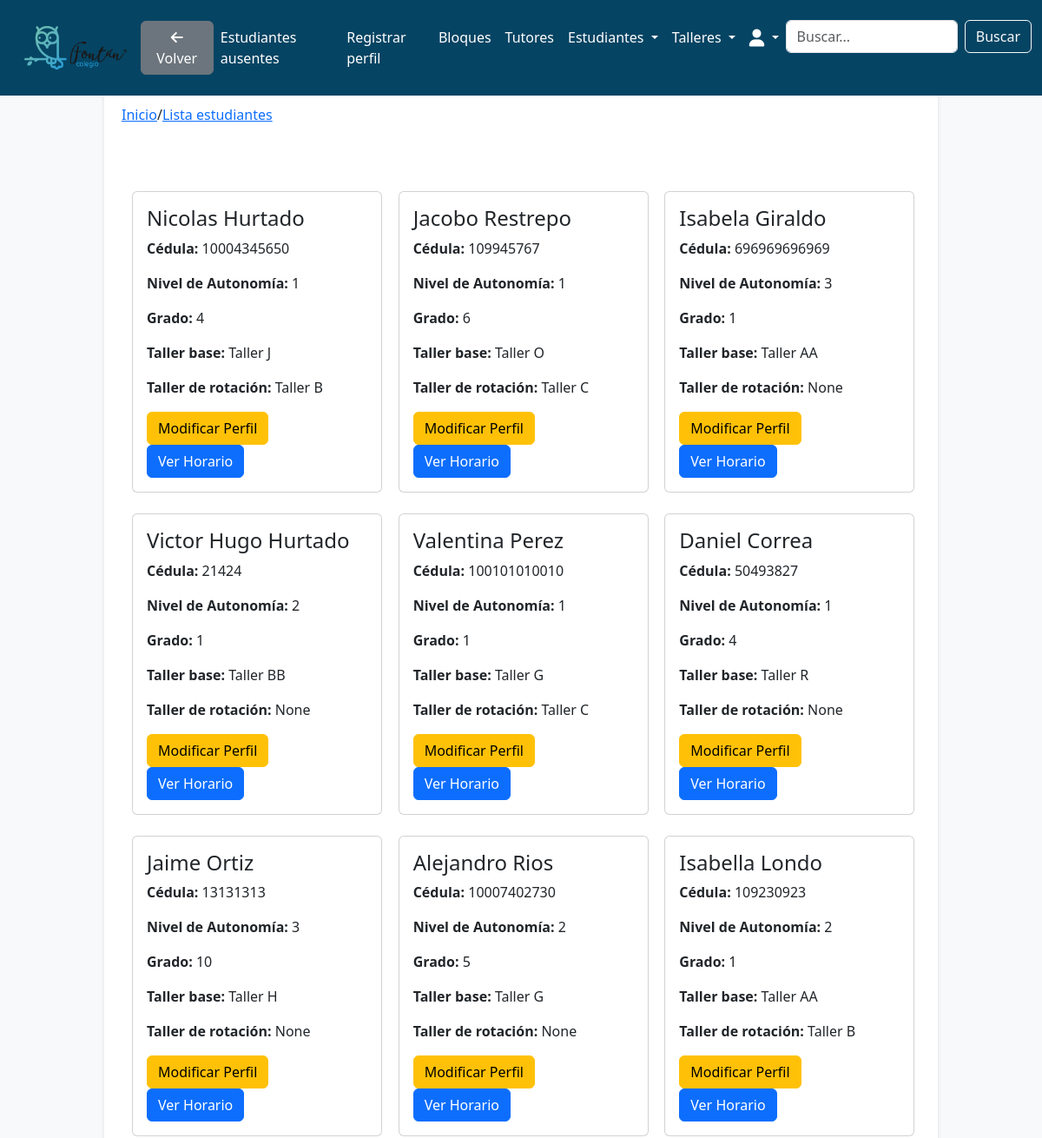
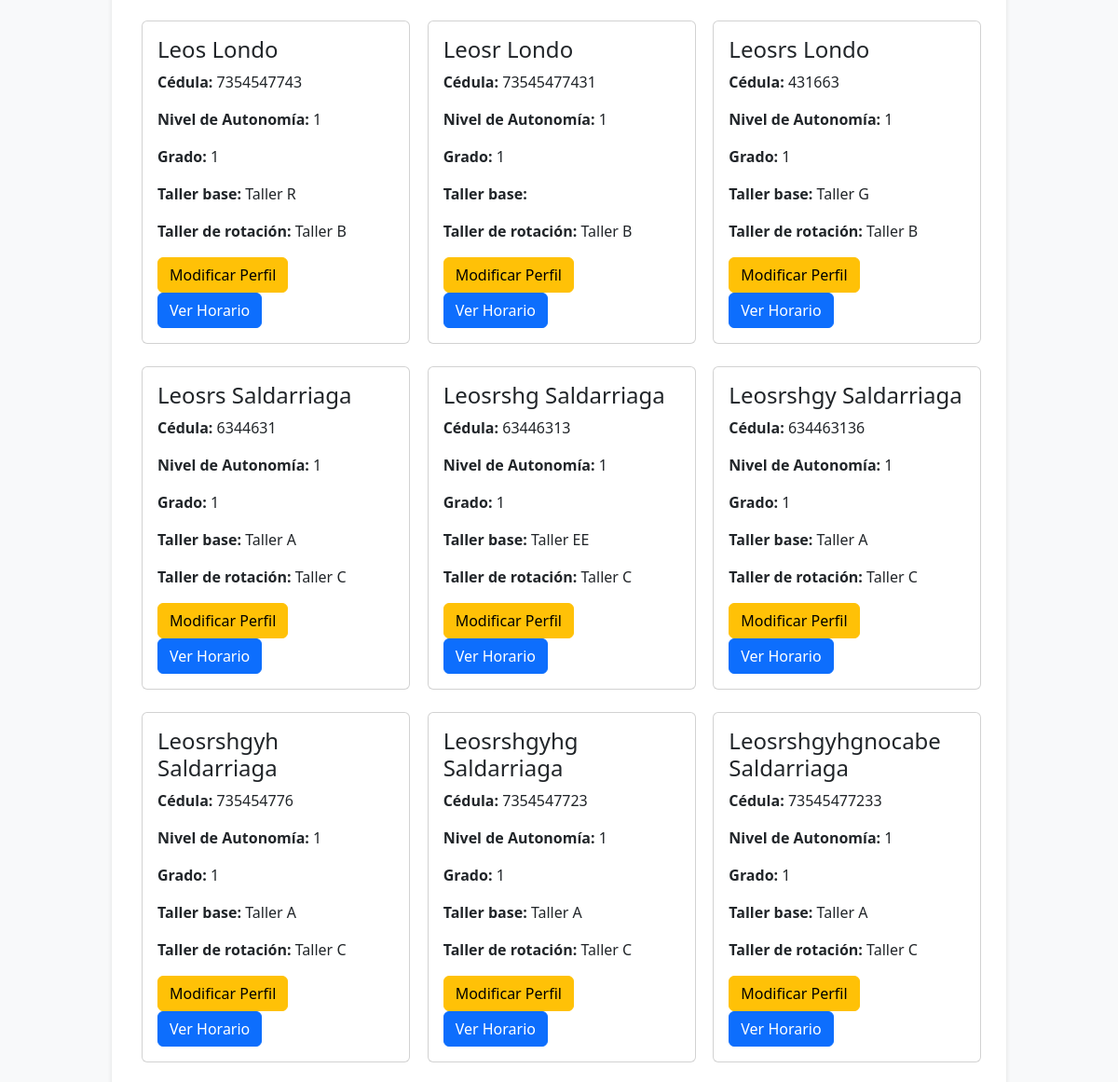
The page /students/student_list/ (signed in, upper part) on the database as committed earlier (2 pictures, top to bottom).
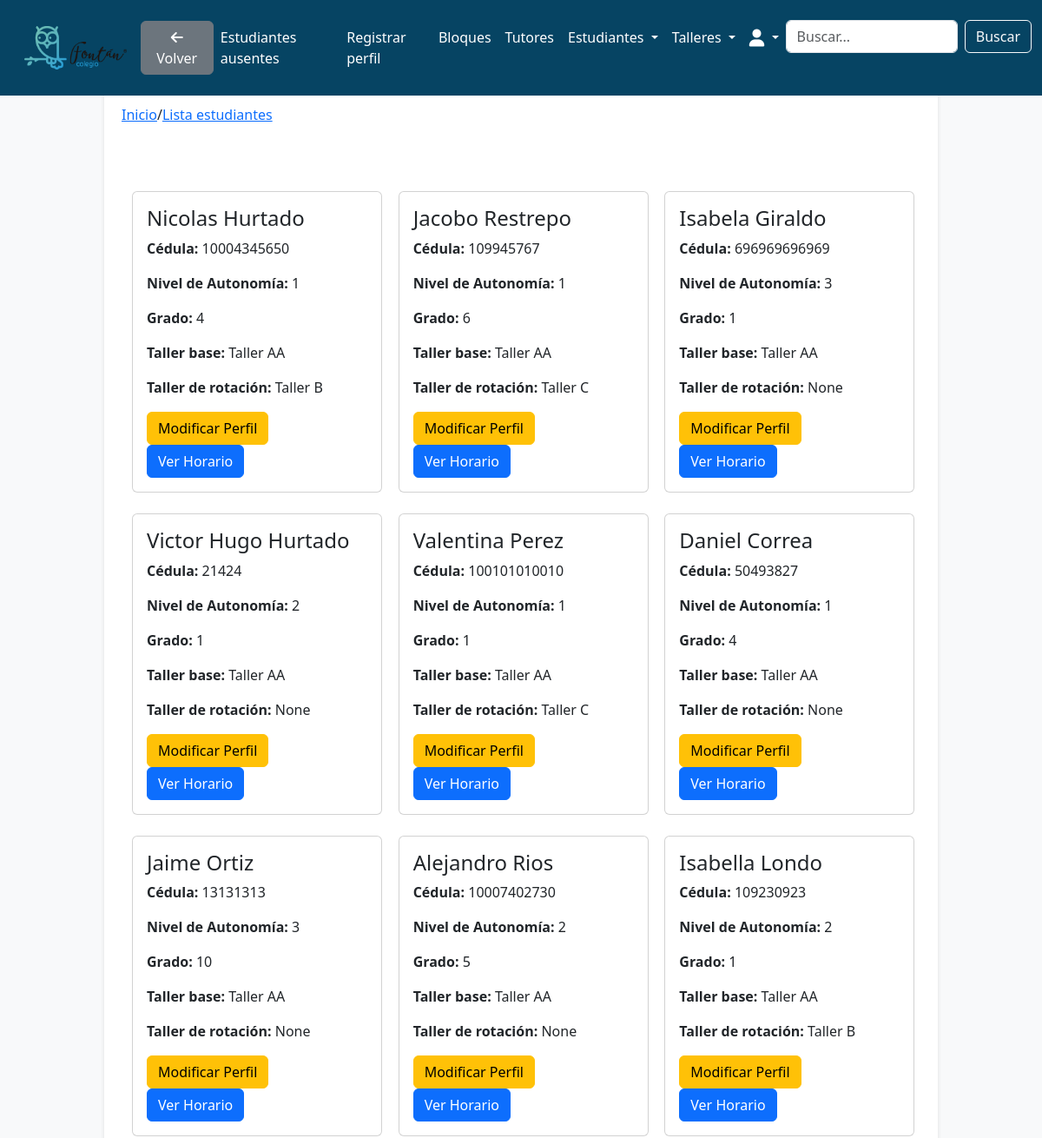
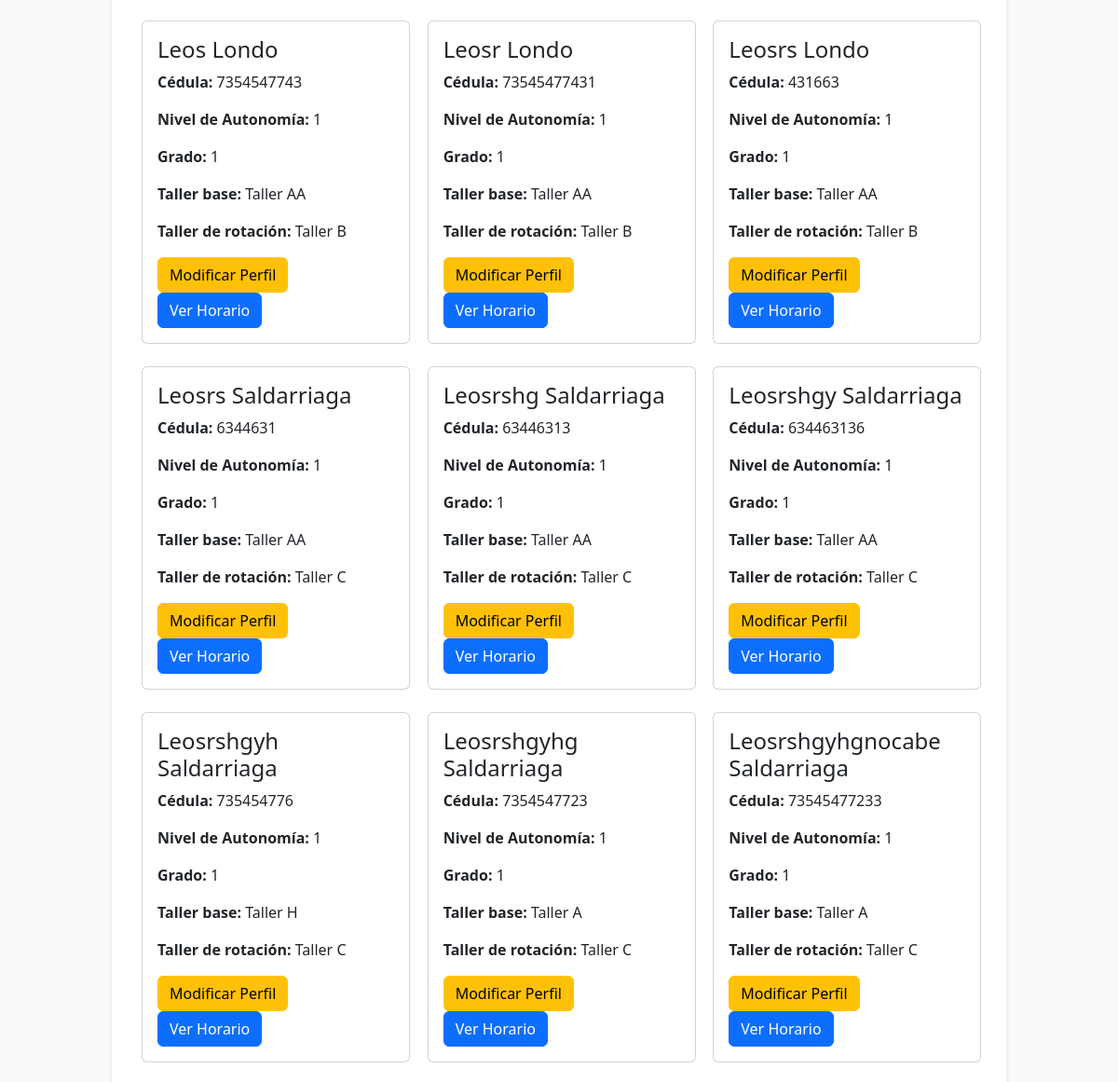
The same page on the database as committed later (2 pictures, top to bottom).
### students/models.py (models this page shows, shortened)
class Student(models.Model):
    STATUS_CHOICES = [
        ('present', 'Presente'),
        ('absent', 'Ausente'),
        ('neutral', 'No llamado'),
    ]
    student_id = models.AutoField(primary_key=True)
    name = models.CharField(max_length=100)
    lastname = models.CharField(max_length=100)
    id_number = models.IntegerField(unique=True)
    autonomy_level = models.IntegerField(
        choices=[
            (1, 'Nivel 1'),
            (2, 'Nivel 2'),
            (3, 'Nivel 3'),
        ],
        default=1,
    )
    extended_vacation = models.BooleanField(default=False)
    grade = models.IntegerField(
        choices=[
            (1, '1'),
            (2, '2'),
            (3, '3'),
            (4, '4'),
            (5, '5'),
            (6, '6'),
            (7, '7'),
            (8, '8'),
            (9, '9'),
            (10, '10'),
            (11, '11'),
        ],
        default=1,
    )
    status = models.CharField(
        max_length=10,
        choices=STATUS_CHOICES,
        default='neutral'
    )
    workshop = models.ForeignKey('workshops.Workshop', on_delete=models.SET_NULL, null=True, blank=True)
    last_reset = models.DateTimeField(default=now)
    rotation_workshop = models.CharField(max_length=200, blank=True, null=True)

### workshops/models.py (models this page shows, shortened)
class Workshop(models.Model):
    WORKSHOP_TYPES = [
        ('primary', 'Primaria'),
        ('high_school', 'Bachillerato'),
        ('collective', 'Colectivo'),
    ]
    workshop_id = models.AutoField(primary_key=True)
    name = models.CharField(max_length=100, unique=True)
    tutor = models.ForeignKey(
        'tutors.Tutor',
        on_delete=models.SET_NULL,
        null=True,
        blank=True,
        related_name='workshops'  # Esta línea permite acceder a los talleres desde el tutor
    )
    max_capacity = models.IntegerField(default=25)
    type = models.CharField(
        max_length=20,
        choices=WORKSHOP_TYPES,
        default='primary'
    )

### students/views.py (the view)
# urls.py: path('student_list/', views.student_list, name='students.student_list'),
def student_list(request):
    query = request.GET.get('query', '').strip()  # Elimina espacios en blanco en la búsqueda
    workshops = Workshop.objects.all()
    if query:
        students = Student.objects.filter(
            Q(name__icontains=query) |
            Q(lastname__icontains=query)
        )
    else:
        students = Student.objects.all()
    paginator = Paginator(students, 30)  # 30 estudiantes por página
    page_number = request.GET.get('page')  # Página actual
    page_obj = paginator.get_page(page_number)
    return render(request, 'students/student_list.html', {
        'workshops': workshops,
        'students': page_obj,  # Pasamos solo la página actual
        'query': query,
        'search_type': 'students',
    })

### students/templates/students/student_list.html (shortened to what this page needs)
{% extends 'base.html' %}
{% block breadcrumb %}
<a href="{% url 'home.home' %}">Inicio</a>
<span>/</span>
<a href="{% url 'students.student_list' %}">Lista estudiantes</a>
{% endblock %}
{% load static %}
{% block content %}
<div class="container">
  <div class="row row-cols-1 row-cols-md-3 g-4">
    {% if students %}
      {% for student in students %}
        <div class="col">
          <div class="card" style="width: 18rem;">
            <div class="card-body">
              <h4 class="card-title">{{ student.name }} {{ student.lastname }}</h4>
              <p class="card-text"><strong>Cédula:</strong> {{ student.id_number }}</p>
              <p class="card-text"><strong>Nivel de Autonomía:</strong> {{ student.autonomy_level }}</p>
              <p class="card-text"><strong>Grado:</strong> {{ student.grade }}</p>
              <p class="card-text"><strong>Taller base:</strong> {{ student.workshop.name }}</p>
              <p class="card-text"><strong>Taller de rotación:</strong> {{ student.rotation_workshop }}</p>
              <a href="{% url 'students.modify_student' student_id=student.student_id %}" class="btn btn-warning">Modificar Perfil</a>
              <a href="{% url 'student_schedule' student_id=student.student_id %}" class="btn btn-primary">Ver Horario</a>
            </div>
          </div>
        </div>
      {% endfor %}
    {% else %}
      <h2>No hay estudiantes disponibles</h2>
    {% endif %}
  </div>
</div>
{% endblock %}

Rows that differ between the two databases and show on the page:
changed Student "Nicolas": workshop.name "Taller J" → "Taller AA"
changed Student "Jacobo": workshop.name "Taller O" → "Taller AA"
changed Student "Victor Hugo": workshop.name "Taller BB" → "Taller AA"
changed Student "Valentina": workshop.name "Taller G" → "Taller AA"
changed Student "Daniel": workshop.name "Taller R" → "Taller AA"
changed Student "Jaime": workshop.name "Taller H" → "Taller AA"
changed Student "Alejandro": workshop.name "Taller G" → "Taller AA"
changed Student "Leos": workshop.name "Taller R" → "Taller AA"
changed Student "Leosr": workshop.name (not shown) → "Taller AA"
changed Student (number 12 of 18 on the later page): workshop.name "Taller G" → "Taller AA"
changed Student (number 13 of 18 on the later page): workshop.name "Taller A" → "Taller AA"
changed Student "Leosrshg": workshop.name "Taller EE" → "Taller AA"
changed Student "Leosrshgy": workshop.name "Taller A" → "Taller AA"
changed Student "Leosrshgyh": workshop.name "Taller A" → "Taller H"
